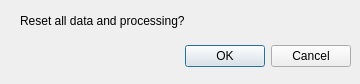
<?xml version="1.0" encoding="UTF-8"?>
<ui version="4.0">
 <class>Dialog</class>
 <widget class="QDialog" name="Dialog">
  <property name="geometry">
   <rect>
    <x>0</x>
    <y>0</y>
    <width>360</width>
    <height>84</height>
   </rect>
  </property>
  <property name="windowTitle">
   <string>Dialog</string>
  </property>
  <widget class="QDialogButtonBox" name="buttonBox">
   <property name="geometry">
    <rect>
     <x>10</x>
     <y>40</y>
     <width>341</width>
     <height>32</height>
    </rect>
   </property>
   <property name="orientation">
    <enum>Qt::Horizontal</enum>
   </property>
   <property name="standardButtons">
    <set>QDialogButtonBox::Cancel|QDialogButtonBox::Ok</set>
   </property>
  </widget>
  <widget class="QLabel" name="label">
   <property name="geometry">
    <rect>
     <x>20</x>
     <y>0</y>
     <width>311</width>
     <height>41</height>
    </rect>
   </property>
   <property name="text">
    <string>Reset all data and processing?</string>
   </property>
  </widget>
 </widget>
 <resources/>
 <connections>
  <connection>
   <sender>buttonBox</sender>
   <signal>accepted()</signal>
   <receiver>Dialog</receiver>
   <slot>accept()</slot>
   <hints>
    <hint type="sourcelabel">
     <x>248</x>
     <y>254</y>
    </hint>
    <hint type="destinationlabel">
     <x>157</x>
     <y>274</y>
    </hint>
   </hints>
  </connection>
  <connection>
   <sender>buttonBox</sender>
   <signal>rejected()</signal>
   <receiver>Dialog</receiver>
   <slot>reject()</slot>
   <hints>
    <hint type="sourcelabel">
     <x>316</x>
     <y>260</y>
    </hint>
    <hint type="destinationlabel">
     <x>286</x>
     <y>274</y>
    </hint>
   </hints>
  </connection>
 </connections>
</ui>
